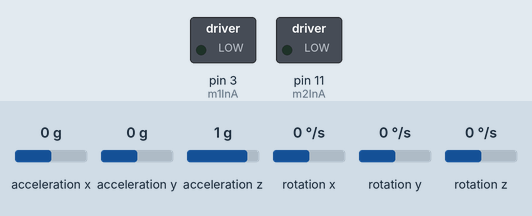
A sketch run on a simulated Arduino Uno, built with avr-gcc and run on an emulated ATmega328P. Parts: switched loads named in the sketch (green lamp = pin HIGH). Wiring (inferred from the names in the program): MPU-6050 motion sensor at I2C address 0x68. Inputs (shaded band) come from the test bench; at power-on: acceleration y 0 g, rotation x 0 °/s, acceleration x 0 g, acceleration z 1 g, rotation y 0 °/s, rotation z 0 °/s. What the sketch prints to the serial monitor is not drawn.

Above: at 2.3 s.
2.4 s: acceleration y set to -1.4 g
At 2.55 s:
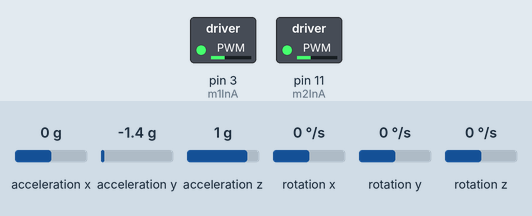
4.7 s: rotation x set to 17 °/s
7.5 s: rotation x set to 22 °/s
At 8.6 s:
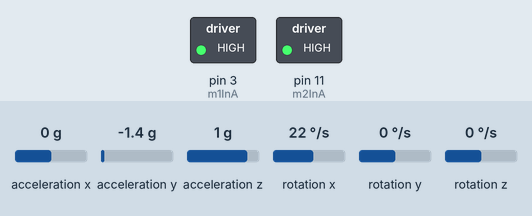
9.4 s: acceleration y set to 0 g
At 9.57 s:
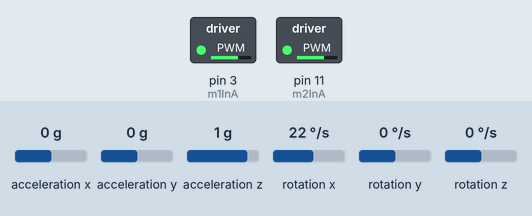
Timing chart, 0 to 12.4 s (numbered marks = the images above; inputs shaded):
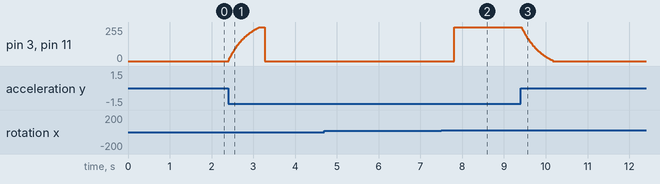

The sketch:

Segway.ino
```cpp
#include "MPU6050.h"
#include <Arduino.h>
#include <Wire.h>
#include <stdio.h>
#include "PerformanceTimer.h"
#include "SerialExtensions.h"

// Angle
MPU6050 imu;
float angle = 0;
unsigned long oldMillis;

// Pins
// Motor 1
//int m1EnablePin = 7;
//int m1EnablePin2 = 8;
int m1InA = 3;//6;
//int m1InB = 3;//5;

// Motor 2
//int m2EnablePin = 12;
//int m2EnablePin2 = 13;
int m2InA = 11;
//int m2InB = 11;

// Steering
int steeringPin = A0;

// Logging
PerformanceTimer angleTimer;
PerformanceTimer sensorReadTimer;
PerformanceTimer regulateMotorTimer;
PerformanceTimer printDebugInfoTimer;
unsigned long lastPrintTime = 0;
unsigned int sensorReadTime = 0;
unsigned int angleTime = 0;
unsigned int regulateMotorTime = 0;
unsigned int printDebugInfoTime = 0;
unsigned int stallCounter = 0;
unsigned int totalTime = 0;

// Motor regulation
float kp = 6;
float ki = 0;
float kd = 0.3;
float errorSum = 0;
float lastError = 0;
unsigned long lastRegulationTime = 0;
bool motorsDisabled;
int lastMotorSpeed = 0;
bool acceptingInput = false;

// Steering
int minTurn = -256;
int maxTurn = 256;
int maxSteer = 20;

// Misc
char printBuffer[512];

void setup()
{
	Serial.begin(115200);

	if (imu.setup())
	{
		Serial.println("Successfully set up MPU-6050");
		imu.calibrate();
		oldMillis = millis();
	}
	else
		Serial.println("MPU-6050 setup failed!");

	//TCCR0A = _BV(COM0A1) | _BV(COM0B1) | _BV(WGM00);  // Set phase correct PWM on timer 0 (runs pin 5 and 6)
	//TCCR0B = TCCR0B & 0b11111000 | 0x2; // Set PWM freq to 3906.25 Hz on pin 5 and 6
	// pin 9, 10 and 11, 3 run on timer 1 and timer 2 respectively, which are set to fast PWM by default

	//TCCR1A = _BV(WGM10);
	//TCCR1B = (TCCR1B & 0b11111000) | 0x2; // Set timer 1 (pin 9 and 10) to run at 4k Hz
	//TCCR2A = _BV(WGM20);
	TCCR2B = (TCCR2B & 0b11111000) | 0x1; // Timer 2 - 31250 Hz

	pinMode(m1InA, OUTPUT);
	//pinMode(m1InB, OUTPUT);
	//pinMode(m1EnablePin, OUTPUT);
	//pinMode(m1EnablePin2, OUTPUT);

	//digitalWrite(m1EnablePin, LOW);
	//digitalWrite(m1EnablePin2, LOW);

	pinMode(m2InA, OUTPUT);
	//pinMode(m2InB, OUTPUT);
	//pinMode(m2EnablePin, OUTPUT);
	//pinMode(m2EnablePin2, OUTPUT);

	pinMode(steeringPin, INPUT);

	//digitalWrite(m2EnablePin, LOW);
	//digitalWrite(m2EnablePin2, LOW);
	motorsDisabled = true;
}

void forcePrintTimings()
{
	printBytesSerial<unsigned int>(sensorReadTime);
	printBytesSerial<unsigned int>(angleTime);
	printBytesSerial<unsigned int>(regulateMotorTime);
	printBytesSerial<unsigned int>(printDebugInfoTime);
	printBytesSerial<unsigned int>(totalTime);
	printBytesSerial<int>(static_cast<int>(totalTime > 10000));
}

void printDebugInfo(float accelAngle, float angularVelocity, bool *wrote)
{
	*wrote = false;
	unsigned long time = millis();
	if (time - lastPrintTime > 300)
	{
		Serial.print("Data");
		printBytesSerial<float>(accelAngle);
		printBytesSerial<float>(angularVelocity);
		printBytesSerial<float>(angle);
		printBytesSerial<int>(lastMotorSpeed);
		printBytesSerial<float>(kp);
		printBytesSerial<float>(ki);
		printBytesSerial<float>(kd);

		forcePrintTimings();

		lastPrintTime = time;
		*wrote = true;
	}
}

int clamp(int min, int max, int value)
{
	if (value < min)
		value = min;
	if (value > max)
		value = max;

	return value;
}

int minVal(int val1, int val2)
{
	return val1 < val2 ? val1 : val2;
}

int maxVal(int val1, int val2)
{
	return val1 > val2 ? val1 : val2;
}

void writeMotors(int pwm, int steering)
{
	if (pwm == 0 || pwm > 0)
	{
		// Disable
		//digitalWrite(m1EnablePin, LOW);
		//digitalWrite(m1EnablePin2, LOW);
		//
		//digitalWrite(m2EnablePin, LOW);
		//digitalWrite(m2EnablePin2, LOW);
		analogWrite(m1InA, 0);
		analogWrite(m2InA, 0);
		motorsDisabled = true;
	}
	else
	{
		acceptingInput = true;
		int value = abs(pwm);

		// If we have steering, clamp steering so value + steering and value - steering is within 0 and 255
		int high = maxVal(value + steering, value - steering);
		int low = minVal(value + steering, value - steering);

		if (high > 255)
		{
			if (steering < 0)
			{
				// value - steering produced this value
				// value - steering = 255
				// steering = value - 255
				steering = value - 255;
			}
			else
			{
				// value + steering produced this value
				steering = 255 - value;
			}
		}
		else if (low < 0)
		{
			if (steering < 0)
			{
				// value + steering produced this value
				steering = 255 - value;
			}
			else
			{
				// value - steering produced this value
				steering = value - 255;
			}
		}

		if (pwm < 0)
		{
			// Are we switching direction?
			//if (lastMotorSpeed > 0)
			//{
			//	// Disable half bridges first
			//	digitalWrite(m1EnablePin, LOW);
			//	digitalWrite(m1EnablePin2, LOW);

			//	digitalWrite(m2EnablePin, LOW);
			//	digitalWrite(m2EnablePin2, LOW);
			//}

			analogWrite(m1InA, value + steering);
			//analogWrite(m1InB, 0);

			analogWrite(m2InA, clamp(0, 255, static_cast<int>((value - steering) * 1.00)));
			//analogWrite(m2InB, 0);

			// Enable half bridges if we changed direction or they were disabled
			//if (motorsDisabled || lastMotorSpeed > 0)
			//{
			//	digitalWrite(m1EnablePin, HIGH);
			//	digitalWrite(m1EnablePin2, HIGH);
			//
			//	digitalWrite(m2EnablePin, HIGH);
			//	digitalWrite(m2EnablePin2, HIGH);
			//}
		}
		//else
		//{
		//	// pwm > 0
		//	// Are we switching direction?
		//	if (lastMotorSpeed < 0)
		//	{
		//		// Disable half bridges first
		//		digitalWrite(m1EnablePin, LOW);
		//		digitalWrite(m1EnablePin2, LOW);
		//
		//		digitalWrite(m2EnablePin, LOW);
		//		digitalWrite(m2EnablePin2, LOW);
		//	}
		//
		//	analogWrite(m1InA, 0);
		//	analogWrite(m1InB, value + steering);
		//
		//	analogWrite(m2InA, 0);
		//	analogWrite(m2InB, value - steering);
		//
		//	if (motorsDisabled || lastMotorSpeed < 0)
		//	{
		//		digitalWrite(m1EnablePin, HIGH);
		//		digitalWrite(m1EnablePin2, HIGH);
		//
		//		digitalWrite(m2EnablePin, HIGH);
		//		digitalWrite(m2EnablePin2, HIGH);
		//	}
		//}
	}

	lastMotorSpeed = pwm;
}

float inverseLerp(float min, float max, float amount)
{
	return (amount - min) / (max - min);
}

float lerp(float min, float max, float value)
{
	return min + (max - min) * value;
}

int getSteering()
{
	int value = analogRead(steeringPin) - 512;
	value = clamp(minTurn, maxTurn, value);

	return static_cast<int>(lerp(-maxSteer, maxSteer, inverseLerp(minTurn, maxTurn, value)));
}

void regulateMotors()
{
	float error = 0 - angle;
	errorSum += error; // This only works as long as the time between each step is constant
	float dError = error - lastError; // Also only works when time between regulation is constant!
	lastError = error;

	// Output = Kp*error + Ki * int 0..t (error) dt + Kd * d/dt (error)
	float proportion = kp * error;
	float integral = ki * errorSum;
	float derivative = kd * dError;

	int output = clamp(-255, 255, proportion + integral + derivative);


	// PID loop
	if (fabs(angle) < 0.8)
	{
		// High pass filter
		writeMotors(0, 0);
	}
	else if (fabs(angle) > 45)
	{
		// Low pass filter
		writeMotors(0, 0);
	}
	else
	{
		//writeMotors(output, getSteering());
		writeMotors(-output, 0);
	}

	return;
//	if (fabs(angle) < 2)
//	{
//		digitalWrite(enablePin, LOW);
//		digitalWrite(enablePin2, LOW);
//		analogWrite(inA, 0);
//		analogWrite(inB, 0);
//
//		motorSpeed = 0;
//	}
//	else if (angle > 0)
//	{
//		digitalWrite(enablePin, LOW);
//		digitalWrite(enablePin2, LOW);
//		analogWrite(inA, clamp(0, 255, static_cast<int>(lerp(0, 255, angle / 90.0f))));
//		analogWrite(inB, 0);
//		digitalWrite(enablePin, HIGH);
//		digitalWrite(enablePin2, HIGH);
//
//		motorSpeed = clamp(0, 100, static_cast<int>(lerp(0, 100, angle / 90.0f)));
//	}
//	else if (angle < 0)
//	{
//		digitalWrite(enablePin, LOW);
//		digitalWrite(enablePin2, LOW);
//		analogWrite(inA, 0);
//		analogWrite(inB, clamp(0, 255, static_cast<int>(lerp(0, 255, angle / -90.0f))));
//		digitalWrite(enablePin, HIGH);
//		digitalWrite(enablePin2, HIGH);
//
//		motorSpeed = -clamp(0, 100, static_cast<int>(lerp(0, 100, angle / -90.0f)));
//	}
}

void readRegulationData()
{
	//if (!acceptingInput)
	//	return;

	if (Serial.available() >= 16)
	{
		if (Serial.read() == 'K' && Serial.read() == 'S' && Serial.read() == 'E'
				&& Serial.read() == 'G')
		{
			readBytesSerial<float>(&kp);
			readBytesSerial<float>(&ki);
			readBytesSerial<float>(&kd);
		}
	}
	else
	{
		for (int i = 0; i < Serial.available(); i++)
			Serial.read();
	}
}

void logic()
{
	sensorReadTimer.restart();
	float ax, ay, az;
	float gx, gy, gz;
	float temp;
	imu.read(ax, ay, az, gx, gy, gz, temp);
	sensorReadTime = sensorReadTimer.getElapsed();

	//az = -az;
	angleTimer.restart();
	unsigned long startTime = micros();
	float accelAngle = 90.0f - atan2(az, ay) * (180.0f / M_PI);

	if (accelAngle > 180.0f)
		accelAngle = accelAngle - 360.0f;

	float angularVelocity = gx;

	//angle = accelAngle;
	unsigned long time = millis();
	angle = 0.98f * (angle + angularVelocity * ((time - oldMillis) / 1000.0f)) + 0.02f * accelAngle;

	oldMillis = time;

	angleTime = angleTimer.getElapsed();

	regulateMotorTimer.restart();
	regulateMotors();
	regulateMotorTime = regulateMotorTimer.getElapsed();

	readRegulationData();

	printDebugInfoTimer.restart();
	bool wrote;
	printDebugInfo(accelAngle, angularVelocity, &wrote);
	if (wrote) // Only store the time if it actually printed something
		printDebugInfoTime = printDebugInfoTimer.getElapsed();
}

void loop()
{
	unsigned long time = micros();
	logic();
	unsigned long doneTime = micros();

	unsigned long elapsed;
	if (doneTime < time)
	{
		// This means that the time overflowed while we were logic'ing the shit out of our Segway
		// Basically what has elapsed is 0xFFFFFFFF - time + 1 + doneTime
		// These are just the ranges [time, 2^32] plus [0, doneTime]
		elapsed = 0xFFFFFFFFul - time + 1 + doneTime;
	}
	else
	{
		elapsed = doneTime - time;
	}

	totalTime = elapsed;

	if (elapsed > 10000)
	{
		return;
	}

	delayMicroseconds(10000 - elapsed);
}
```

MPU6050.cpp
```cpp
#include <Wire.h>
#include "MPU6050.h"

// --------------------------------------------------------
// MPU6050_read
//
// This is a common function to read multiple bytes
// from an I2C device.
//
// It uses the boolean parameter for Wire.endTransMission()
// to be able to hold or release the I2C-bus.
// This is implemented in Arduino 1.0.1.
//
// Only this function is used to read.
// There is no function for a single byte.
//
int MPU6050_read(int start, uint8_t *buffer, int size)
{
	int i, n, error;

	Wire.beginTransmission(MPU6050_I2C_ADDRESS);
	n = Wire.write(start);
	if (n != 1)
		return (-10);

	n = Wire.endTransmission(false);		// hold the I2C-bus
	if (n != 0)
		return (n);

	// Third parameter is true: relase I2C-bus after data is read.
	Wire.requestFrom(MPU6050_I2C_ADDRESS, size, true);
	i = 0;
	while(Wire.available() && i<size)
	{
		buffer[i++]=Wire.read();
	}
	if ( i != size)
		return (-11);

	return (0);	// return : no error
}

int MPU6050_read_reg(int reg, uint8_t &val)
{
	int error = MPU6050_read(reg, &val, 1);

	return (error);
}


// --------------------------------------------------------
// MPU6050_write
//
// This is a common function to write multiple bytes to an I2C device.
//
// If only a single register is written,
// use the function MPU_6050_write_reg().
//
// Parameters:
//	 start : Start address, use a define for the register
//	 pData : A pointer to the data to write.
//	 size	: The number of bytes to write.
//
// If only a single register is written, a pointer
// to the data has to be used, and the size is
// a single byte:
//	 int data = 0;				// the data to write
//	 MPU6050_write (MPU6050_PWR_MGMT_1, &c, 1);
//
int MPU6050_write(int start, const uint8_t *pData, int size)
{
	int n, error;

	Wire.beginTransmission(MPU6050_I2C_ADDRESS);
	n = Wire.write(start);				// write the start address
	if (n != 1)
		return (-20);

	n = Wire.write(pData, size);	// write data bytes
	if (n != size)
		return (-21);

	error = Wire.endTransmission(true); // release the I2C-bus
	if (error != 0)
		return (error);

	return (0);				 // return : no error
}

// --------------------------------------------------------
// MPU6050_write_reg
//
// An extra function to write a single register.
// It is just a wrapper around the MPU_6050_write()
// function, and it is only a convenient function
// to make it easier to write a single register.
//
int MPU6050_write_reg(int reg, uint8_t data)
{
	int error = MPU6050_write(reg, &data, 1);

	return (error);
}

bool MPU6050::setup()
{
	Wire.begin();
	int error;
	uint8_t c;
	error = MPU6050_read(MPU6050_WHO_AM_I, &c, 1);
	if (error)
		return false;

	error = MPU6050_read(MPU6050_PWR_MGMT_2, &c, 1);
	if (error)
		return false;

	// Clear the 'sleep' bit to start the sensor.
	error = MPU6050_write_reg(MPU6050_PWR_MGMT_1, 0);

	return error == 0;
}

void MPU6050::calibrate()
{
	long accelVals[3] = {0, 0, 0};
	long gyroVals[3] = {0, 0, 0};
	for (int i = 0; i < 100; i++)
	{
		int temp;
		int ax, ay, az;
		int gx, gy, gz;
		readRaw(ax, ay, az, gx, gy, gz, temp);

		accelVals[0] += ax;
		accelVals[1] += ay;
		accelVals[2] += az;

		gyroVals[0] += gx;
		gyroVals[1] += gy;
		gyroVals[2] += gz;

		delay(10);
	}

	m_accelZeros[0] = accelVals[0] / 100.0f;
	m_accelZeros[1] = accelVals[1] / 100.0f;
	// We assume Z has gravity acting on it, so subtract 1g from the zero value
	// Ideally calibration would be done in free fall with no forces acting on any of the axes. This is not very easy, unfortunately.
	m_accelZeros[2] = accelVals[2] / 100.0f - 16384.0f;

	m_gyroZeros[0] = gyroVals[0] / 100.0f;
	m_gyroZeros[1] = gyroVals[1] / 100.0f;
	m_gyroZeros[2] = gyroVals[2] / 100.0f;

	Serial.print("Done calibrating! Acc: <");
	Serial.print(m_accelZeros[0]);
	Serial.print(", ");
	Serial.print(m_accelZeros[1]);
	Serial.print(", ");
	Serial.print(m_accelZeros[2]);
	Serial.print(">, Gyro: <");
	Serial.print(m_gyroZeros[0]);
	Serial.print(", ");
	Serial.print(m_gyroZeros[1]);
	Serial.print(", ");
	Serial.print(m_gyroZeros[2]);
	Serial.println(">");
}

void MPU6050::calibrate(int accelZeros[3], int gyroZeros[3])
{
	m_accelZeros[0] = accelZeros[0];
	m_accelZeros[1] = accelZeros[1];
	m_accelZeros[2] = accelZeros[2];

	m_gyroZeros[0] = gyroZeros[0];
	m_gyroZeros[1] = gyroZeros[1];
	m_gyroZeros[2] = gyroZeros[2];
}

void MPU6050::read(float &accelX, float &accelY, float &accelZ, float &gyroX, float &gyroY, float &gyroZ, float &temperature)
{
	accel_t_gyro_union accel_t_gyro;

	// Read the raw values.
	// Read 14 bytes at once,
	// containing acceleration, temperature and gyro.
	// With the default settings of the MPU-6050,
	// there is no filter enabled, and the values
	// are not very stable.
	int error = MPU6050_read(MPU6050_ACCEL_XOUT_H, (uint8_t *)&accel_t_gyro, sizeof(accel_t_gyro));

	// Swap all high and low bytes.
	// After this, the registers values are swapped,
	// so the structure name like x_accel_l does no
	// longer contain the lower byte.
	uint8_t swap;
	#define SWAP(x,y) swap = x; x = y; y = swap

	SWAP(accel_t_gyro.reg.x_accel_h, accel_t_gyro.reg.x_accel_l);
	SWAP(accel_t_gyro.reg.y_accel_h, accel_t_gyro.reg.y_accel_l);
	SWAP(accel_t_gyro.reg.z_accel_h, accel_t_gyro.reg.z_accel_l);
	SWAP(accel_t_gyro.reg.t_h, accel_t_gyro.reg.t_l);
	SWAP(accel_t_gyro.reg.x_gyro_h, accel_t_gyro.reg.x_gyro_l);
	SWAP(accel_t_gyro.reg.y_gyro_h, accel_t_gyro.reg.y_gyro_l);
	SWAP(accel_t_gyro.reg.z_gyro_h, accel_t_gyro.reg.z_gyro_l);

	accelX = (accel_t_gyro.value.x_accel - m_accelZeros[0]) / 16384.0f;
	accelY = (accel_t_gyro.value.y_accel - m_accelZeros[1]) / 16384.0f;
	accelZ = (accel_t_gyro.value.z_accel - m_accelZeros[2]) / 16384.0f;

	gyroX = (accel_t_gyro.value.x_gyro - m_gyroZeros[0]) / 131.0f;
	gyroY = (accel_t_gyro.value.y_gyro - m_gyroZeros[1]) / 131.0f;
	gyroZ = (accel_t_gyro.value.z_gyro - m_gyroZeros[2]) / 131.0f;

	temperature = (accel_t_gyro.value.temperature + 12421.0f) / 340.0f;
}

void MPU6050::readRaw(int &accelX, int &accelY, int &accelZ, int &gyroX, int &gyroY, int &gyroZ, int &temperature)
{
	accel_t_gyro_union accel_t_gyro;

	// Read the raw values.
	// Read 14 bytes at once,
	// containing acceleration, temperature and gyro.
	// With the default settings of the MPU-6050,
	// there is no filter enabled, and the values
	// are not very stable.
	int error = MPU6050_read(MPU6050_ACCEL_XOUT_H, (uint8_t *)&accel_t_gyro, sizeof(accel_t_gyro));

	// Swap all high and low bytes.
	// After this, the registers values are swapped,
	// so the structure name like x_accel_l does no
	// longer contain the lower byte.
	uint8_t swap;
	#define SWAP(x,y) swap = x; x = y; y = swap

	SWAP(accel_t_gyro.reg.x_accel_h, accel_t_gyro.reg.x_accel_l);
	SWAP(accel_t_gyro.reg.y_accel_h, accel_t_gyro.reg.y_accel_l);
	SWAP(accel_t_gyro.reg.z_accel_h, accel_t_gyro.reg.z_accel_l);
	SWAP(accel_t_gyro.reg.t_h, accel_t_gyro.reg.t_l);
	SWAP(accel_t_gyro.reg.x_gyro_h, accel_t_gyro.reg.x_gyro_l);
	SWAP(accel_t_gyro.reg.y_gyro_h, accel_t_gyro.reg.y_gyro_l);
	SWAP(accel_t_gyro.reg.z_gyro_h, accel_t_gyro.reg.z_gyro_l);

	accelX = accel_t_gyro.value.x_accel;
    accelY = accel_t_gyro.value.y_accel;
    accelZ = accel_t_gyro.value.z_accel;

	gyroX = accel_t_gyro.value.x_gyro;
    gyroY = accel_t_gyro.value.y_gyro;
    gyroZ = accel_t_gyro.value.z_gyro;

	temperature = accel_t_gyro.value.temperature;
}
```

MPU6050.h
```cpp
#ifndef MPU6050_H
#define MPU6050_H

#include <Wire.h>
#include <Arduino.h>
#include "MPU6050_defines.h"

class MPU6050
{
private:
	float m_accelZeros[3];
	float m_gyroZeros[3];
	bool m_setup;

public:
	MPU6050() : m_setup(false)
	{
	}
	// Calibrates the sensor by doing 100 readings with 10 ms spacing and taking the average
	void calibrate();
	void calibrate(int accelZeros[3], int gyroZeros[3]);
	bool setup();

	void read(float &accelX, float &accelY, float &accelZ, float &gyroX, float &gyroY, float &gyroZ, float &temperature);
	void readRaw(int &accelX, int &accelY, int &accelZ, int &gyroX, int &gyroY, int &gyroZ, int &temperature);
};

#endif
```

SerialExtensions.h
```cpp
#ifndef SERIAL_EXTENSIONS_H
#define SERIAL_EXTENSIONS_H

template <class T>
void printBytesSerial(const T &value)
{
	Serial.write(reinterpret_cast<const uint8_t *>(&value), sizeof(T));
}

template <class T>
void readBytesSerial(T *value)
{
	for (size_t i = 0; i < sizeof(T); i++)
	{
		reinterpret_cast<uint8_t *>(value)[i] = Serial.read();
	}
}

#endif
```

Source omitted: MPU6050_defines.h (24260 bytes), PerformanceTimer.h (690 bytes)

Measured:
- the behaviour switches between 19 and 20 °/s on rotation x (found by bisection; images 1 and 2)
- after the input at 2.4 s, pin 3 (m1InA), pin 11 (m2InA): rises from 0/255 to 255/255 in 0.74 s, then falls to 0/255 in 0.12 s
- after the input at 4.7 s, every drawn part: stays the same
- after the input at 7.5 s, pin 3 (m1InA), pin 11 (m2InA): 0/255 → 255/255 after 0.31 s
- after the input at 9.4 s, pin 3 (m1InA), pin 11 (m2InA): moves from 255/255 to 0/255 over 0.75 s, starting at once
